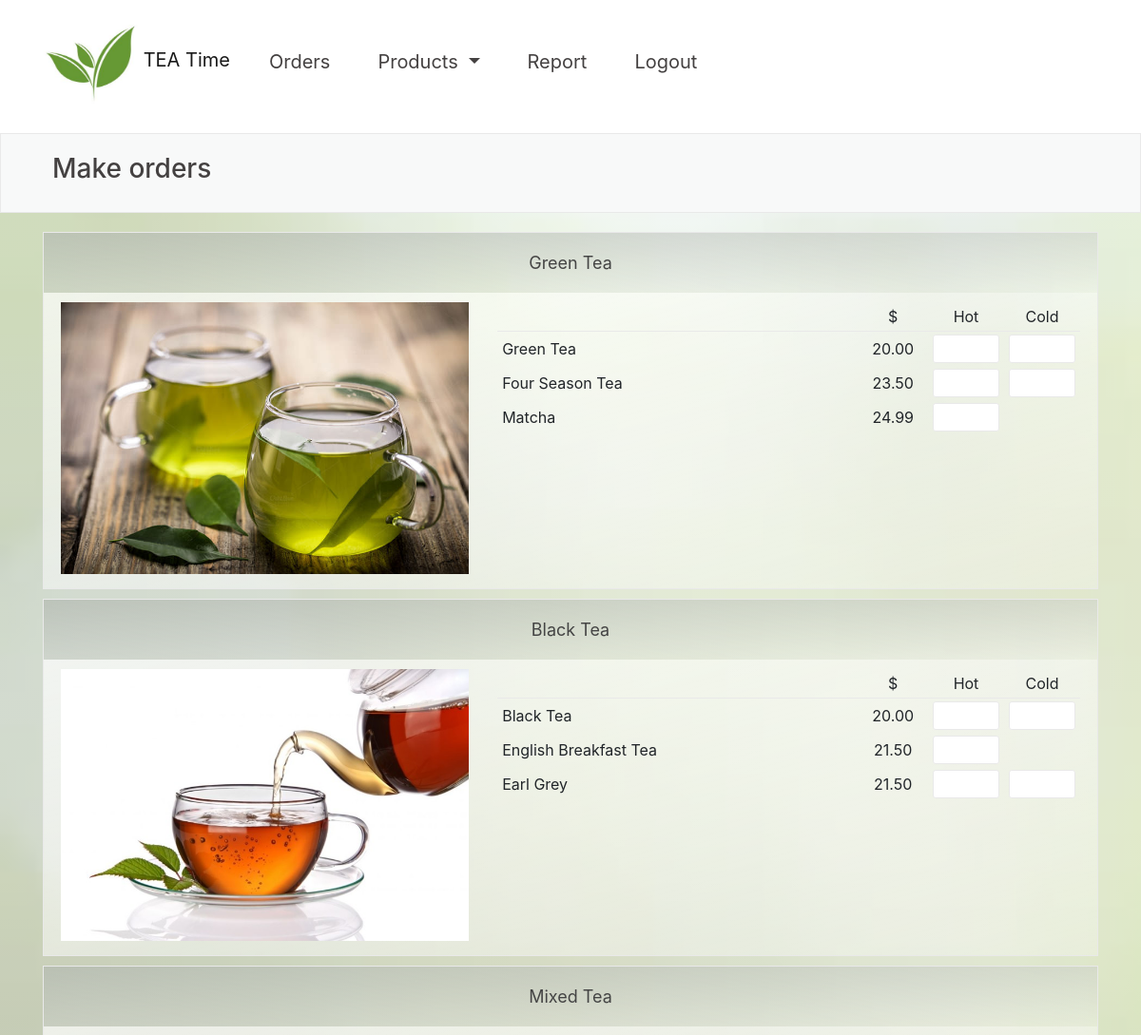
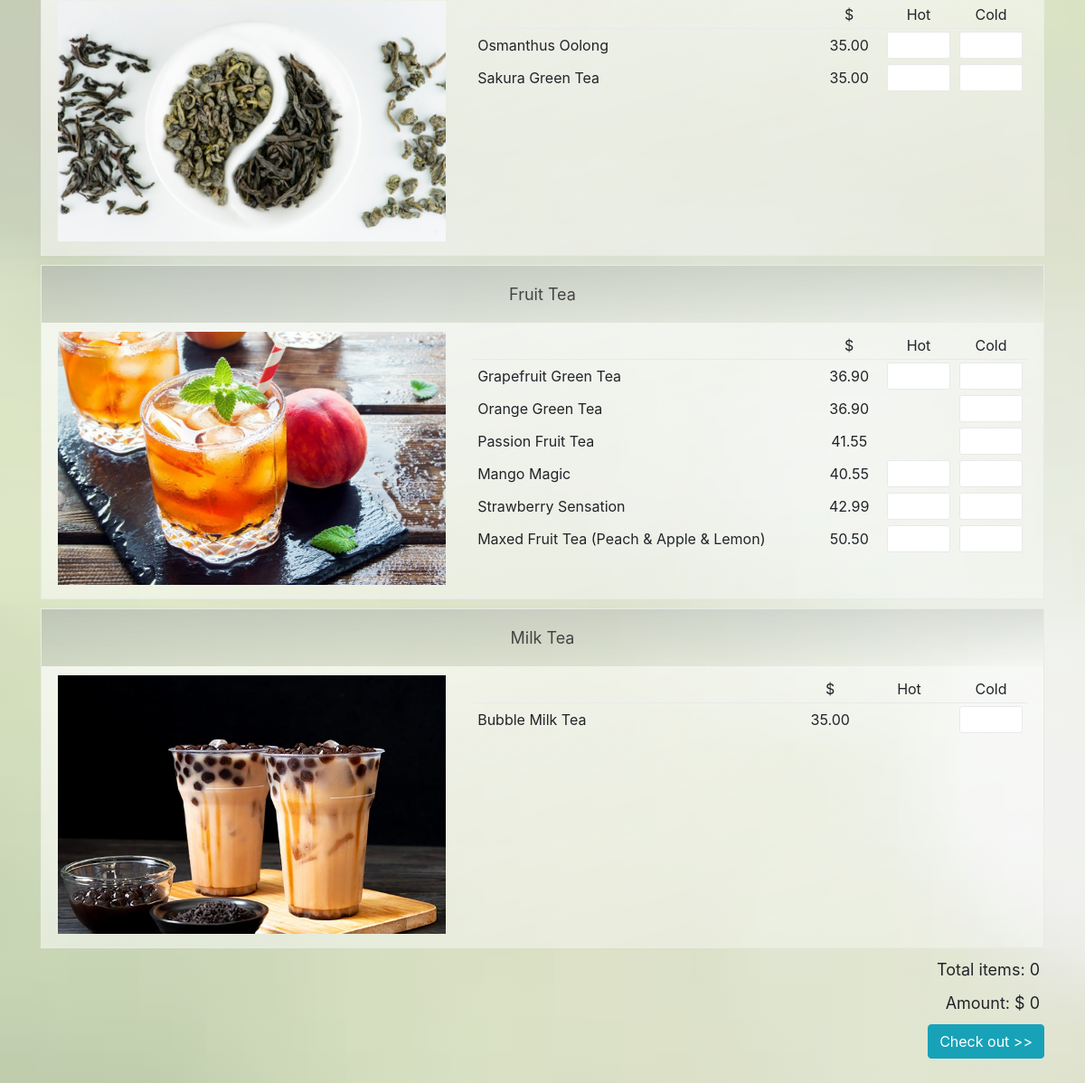
The app's page / (signed in) with its own data (2 pictures, top to bottom).
### main/models.py (models this page shows, shortened)
class Category(models.Model):
	name = models.CharField(max_length=256, null=False)
	image = models.ImageField(null=True, blank=True, upload_to="images/")
	active = models.BooleanField(default=True)
	@property
	def get_products(self):
		return Product.objects.filter(category=self)

class Product(models.Model):
	name = models.CharField(max_length=256, null=False)
	code = models.CharField(max_length=256, null=False)
	price = models.DecimalField(decimal_places=2, max_digits=10, null=False)
	category = models.ForeignKey(Category, blank=True, default=None, on_delete = models.CASCADE)
	hot = models.BooleanField(default=False)
	cold = models.BooleanField(default=False)
	date_created = models.DateTimeField(default=timezone.now)
	active = models.BooleanField(default=True)

### main/views.py (the view)
# urls.py: path('', views.index, name='index'), # order page
def index(request):
    categories = Category.objects.filter(active=True).all()
    return render(request, 'main/index.html', {
        'categories': categories,
    })

### main/templates/main/index.html (shortened to what this page needs)
{% extends "main/layout.html" %}
{% block body_class %}
    index
{% endblock %}
{% block body %}
        <div class="page-title">
            <div class="container">
                <h3>Make orders</h3>
            </div>
        </div>
        <div class="main">
            <div class="container">
                <form action="{% url 'checkout' %}" method="POST" name="order">
                    {% for category in categories %}
                        <div class="series">
                            <button type='button' class="accordion">{{category.name}}</button>
                            <div class="panel">
                                <div class="row">
                                    <div class="col-sm-5">
                                        <div><img src="{{category.image.url}}"></div>
                                    </div>
                                    <div class="col-sm-7">
                                        <table class="product_table">
                                            <tr>
                                                <td></td>
                                                <td class="header"> $ </td>
                                                <td class="header">Hot</td>
                                                <td class="header">Cold</td>
                                            </tr>
                                            {% for product in category.get_products %}
                                                <tr>
                                                    <td name="{{product.id}}">{{product.name}}</td>
                                                    <td class="price_col" data-productid="{{product.id}}">{{product.price}}</td>
                                                    {% if product.hot %}
                                                        <td class="input_col">
                                                            <input name="{{product.id}} hot" type="number" min="1" max="20" step="1" data-productid="{{product.id}}">
                                                        </td>
                                                    {% else %}
                                                        <td>
                                                        </td>
                                                    {% endif %}
                                                    {% if product.cold %}
                                                        <td class="input_col">
                                                            <input name="{{product.id}} cold" type="number" min="1" max="20" step="1" data-productid="{{product.id}}">
                                                        </td>
                                                    {% else %}
                                                        <td>
                                                        </td>
                                                    {% endif %}
                                                </tr>
                                            {% endfor %}
                                        </table>
                                    </div>
                                </div>
                            </div>
                        </div>
                    {% endfor %}
                    <div class="sum">
                        <span>Total items: </span>
                        <span id="totalItems">0</span>
                    </div>
                    <div class="sum">
                        <span>Amount: $</span>
                        <span id="amount">0</span>
                    </div>
                    <button class="btn btn-info" id="checkout">Check out >></button>
                </form>
            </div>
        </div>
{% endblock %}

### main/templates/main/layout.html (shortened to what this page needs)
{% load static %}
<!DOCTYPE html>
<html lang="en">
    <head>
        <link rel="stylesheet" href="https://stackpath.bootstrapcdn.com/bootstrap/4.5.0/css/bootstrap.min.css">
        <link rel="stylesheet" href="{% static 'css/main.css' %}">
        <link rel="stylesheet" href="{% static 'css/staff.css' %}">
        <link rel="stylesheet" href="https://cdnjs.cloudflare.com/ajax/libs/font-awesome/4.7.0/css/font-awesome.min.css">
    </head>
    <body class="{% block body_class %}{% endblock %}">
        <div id="header-section" class="h-on-top no-transparent">
            <header class="site-header header-contained no-sticky no-scroll no-t h-on-top" role="banner">
                <div class="container">
                    <div class="site-banding">
                        {% if user.is_authenticated %}
                            {% if user.is_staff %}
                                <nav class="navbar navbar-expand-lg navbar-light" role="navigation">
                                    <a class="navbar-brand" href="{% url 'index' %}">
                                        <div class="logo">
                                            <img src="{% static 'images/logo.jpg' %}" class="leaf">
                                            <span>TEA Time</span>
                                        </div>
                                    </a>
                                    <div class="collapse navbar-collapse" id="navbarNavDropdown">
                                        <ul class="navbar-nav" id="menu">
                                            <li class="nav-item">
                                                <a href="{% url 'manage_orders' %}">Orders</a>
                                            </li>
                                            <li class="nav-item dropdown">
                                                    <a class="nav-link dropdown-toggle" href="#" id="navbarDropdownMenuLink" data-toggle="dropdown" aria-haspopup="true" aria-expanded="false">
                                                        Products
                                                    </a>
                                            </li>
                                            <li class="nav-item"><a href="{% url 'report' %}">Report</a></li>
                                            <li class="nav-item"><a href="{% url 'logout' %}">Logout</a></li>
                                        </ul>
                                    </div>
                                </nav>
                            {% endif %}
                        {% endif %}
                    </div>
                </div>
            </header>
        </div>
        {% block body %}
        {% endblock %}
    </body>
</html>

### main/static/css/main.css (style rules this page uses)
.leaf { width: 100px; height: 100px; }
.site-banding { padding-top: 10px; padding-bottom: 20px; }
.navbar { padding: 0; }
.nav-item { margin: 0 25px; padding: 8px 0; font-size: 20px; }
.navbar-light .navbar-nav .nav-link { padding: 0; }
.navbar-light .navbar-nav .nav-link, a { color: rgb(68, 65, 65); }
.page-title { background-color: rgb(248, 249, 249); padding-top: 20px; padding-bottom: 20px; border: 1px solid #e9e9e9; }
.page-title div h3 { margin-left: 10px; color: rgb(68, 65, 65); }
.main { margin: 20px; }
.main .container { padding-bottom: 50px; margin-bottom: 0; }
.index { background-image: linear-gradient(rgba(255, 255, 255, 0.637), rgba(255, 255, 255, 0.603)), url('../images/parallax2.jpg'); background-repeat: no-repeat; background-attachment: fixed; background-size: cover; }
.index header { background-color: white; }
.series { margin-bottom: 10px; border: 1px solid #e9e9e9; }
.accordion { color: #444; font-size: 18px; cursor: pointer; padding: 18px; width: 100%; text-align: center; border: none; outline: none; overflow: hidden; background: linear-gradient( to right bottom, rgba(179, 185, 177, 0.7), rgba(255, 255, 255, 0.3) ); }
.panel { padding: 10px 18px 15px; display: block; background: linear-gradient( to right bottom, rgba(255, 255, 255, 0.7), rgba(255, 255, 255, 0.3) ); }
.row { display: flex; padding: 0; }
.row > div { font-size: 16px; float: left; }
.row img { max-width: 100%; max-height: 100%; }
.product_table { width: 100%; }
.product_table tr:first-child { border-bottom: 1px solid #e9e9e9; }
.product_table td { padding: 3px 5px; }
.header { text-align: center; }
.price_col, .input_col { width: 12%; text-align: center; }
.product_table input { width: 70px; padding: 5px; border: 1px solid #e9e9e9; border-radius: 3px; font-size: 12px; text-align: center; }
.sum { margin: 10px 5px; text-align: right; font-size: 18px; }
#checkout { float: right; }

### records on screen
Category: name "Green Tea", image (picture)
Product: name "Green Tea", price "20.00"
Product: name "Four Season Tea", price "23.50"
Product: name "Matcha", price "24.99"
Category: name "Black Tea", image (picture)
Product: name "Black Tea", price "20.00"
Product: name "English Breakfast Tea", price "21.50"
Product: name "Earl Grey", price "21.50"
Category: name "Mixed Tea", image (picture)
Product: name "Osmanthus Oolong", price "35.00"
Product: name "Sakura Green Tea", price "35.00"
Category: name "Fruit Tea", image (picture)
Product: name "Grapefruit Green Tea", price "36.90"
Product: name "Orange Green Tea", price "36.90"
Product: name "Passion Fruit Tea", price "41.55"
Product: name "Mango Magic", price "40.55"
Product: name "Strawberry Sensation", price "42.99"
Product: name "Maxed Fruit Tea (Peach & Apple & Lemon)", price "50.50"
Category: name "Milk Tea", image (picture)
Product: name "Bubble Milk Tea", price "35.00"
